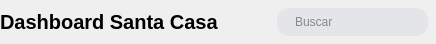
                 <widget class="QWidget" name="header_2" native="true">
                  <property name="maximumSize">
                   <size>
                    <width>16777215</width>
                    <height>44</height>
                   </size>
                  </property>
                  <layout class="QHBoxLayout" name="horizontalLayout_40">
                   <property name="spacing">
                    <number>50</number>
                   </property>
                   <property name="leftMargin">
                    <number>0</number>
                   </property>
                   <property name="topMargin">
                    <number>0</number>
                   </property>
                   <property name="rightMargin">
                    <number>0</number>
                   </property>
                   <property name="bottomMargin">
                    <number>0</number>
                   </property>
                   <item>
                    <widget class="QLabel" name="label_10">
                     <property name="styleSheet">
                      <string notr="true">font-weight: 500; font-size: 20px</string>
                     </property>
                     <property name="lineWidth">
                      <number>1</number>
                     </property>
                     <property name="text">
                      <string>Dashboard Santa Casa</string>
                     </property>
                     <property name="textFormat">
                      <enum>Qt::PlainText</enum>
                     </property>
                     <property name="scaledContents">
                      <bool>false</bool>
                     </property>
                     <property name="wordWrap">
                      <bool>false</bool>
                     </property>
                    </widget>
                   </item>
                   <item>
                    <widget class="QWidget" name="buscar_2" native="true">
                     <layout class="QHBoxLayout" name="horizontalLayout_41">
                      <property name="spacing">
                       <number>0</number>
                      </property>
                      <property name="leftMargin">
                       <number>8</number>
                      </property>
                      <property name="topMargin">
                       <number>8</number>
                      </property>
                      <property name="rightMargin">
                       <number>8</number>
                      </property>
                      <property name="bottomMargin">
                       <number>8</number>
                      </property>
                      <item>
                       <widget class="QWidget" name="buscarInpt_2" native="true">
                        <property name="styleSheet">
                         <string notr="true">border: none;
border-radius: 12;
background-color: #E3E5E9;
color: #898989;
padding-left: 12px;</string>
                        </property>
                        <layout class="QHBoxLayout" name="horizontalLayout_42">
                         <property name="leftMargin">
                          <number>4</number>
                         </property>
                         <property name="topMargin">
                          <number>4</number>
                         </property>
                         <property name="rightMargin">
                          <number>4</number>
                         </property>
                         <property name="bottomMargin">
                          <number>4</number>
                         </property>
                         <item>
                          <widget class="QLineEdit" name="lineEdit_2">
                           <property name="enabled">
                            <bool>true</bool>
                           </property>
                           <property name="maximumSize">
                            <size>
                             <width>16777215</width>
                             <height>28</height>
                            </size>
                           </property>
                           <property name="styleSheet">
                            <string notr="true"/>
                           </property>
                           <property name="text">
                            <string>Buscar</string>
                           </property>
                          </widget>
                         </item>
                         <item>
                          <widget class="QLabel" name="label_12">
                           <property name="maximumSize">
                            <size>
                             <width>32</width>
                             <height>20</height>
                            </size>
                           </property>
                           <property name="text">
                            <string/>
                           </property>
                           <property name="pixmap">
                            <pixmap>../assets/magnifying-glass-solid-full.svg</pixmap>
                           </property>
                           <property name="scaledContents">
                            <bool>true</bool>
                           </property>
                          </widget>
                         </item>
                        </layout>
                       </widget>
                      </item>
                     </layout>
                    </widget>
                   </item>
                  </layout>
                 </widget>
